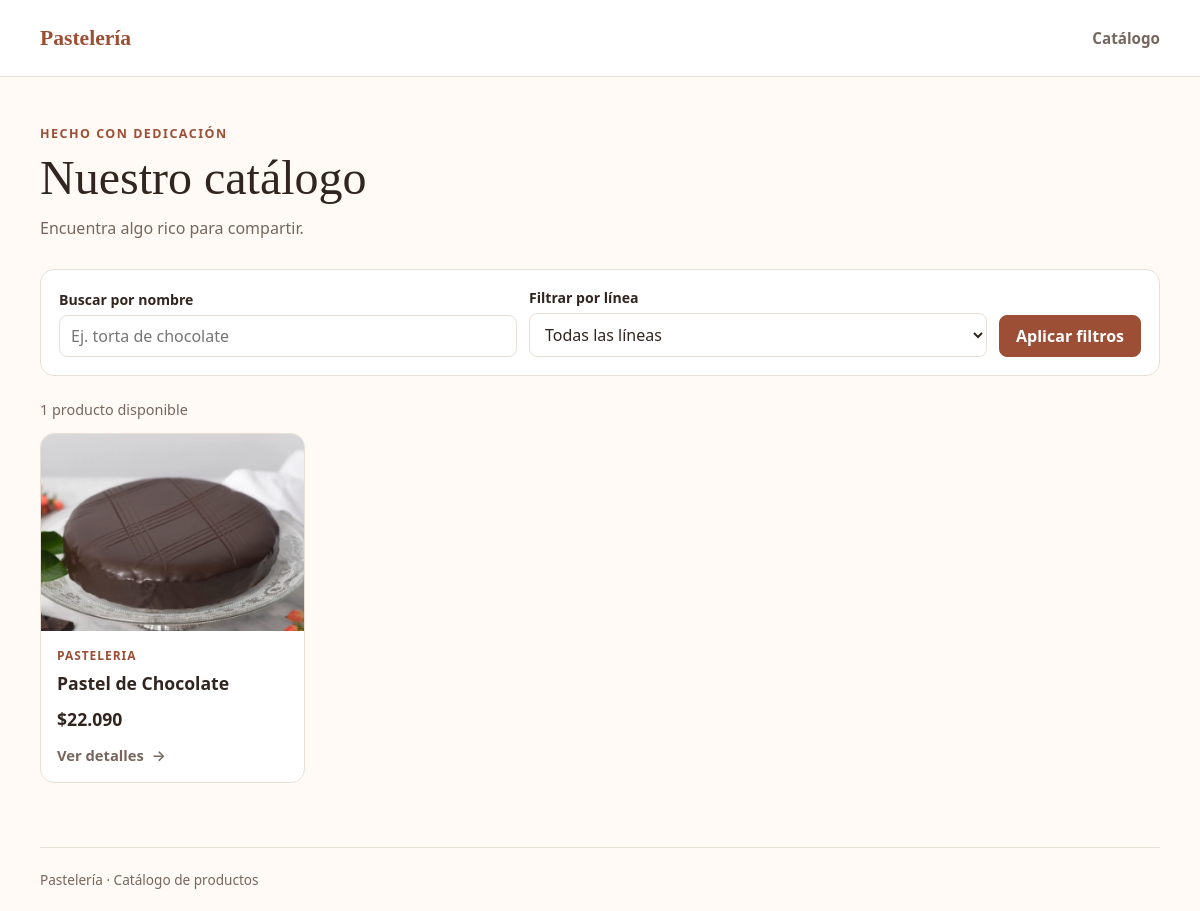
The app's page /, older data.
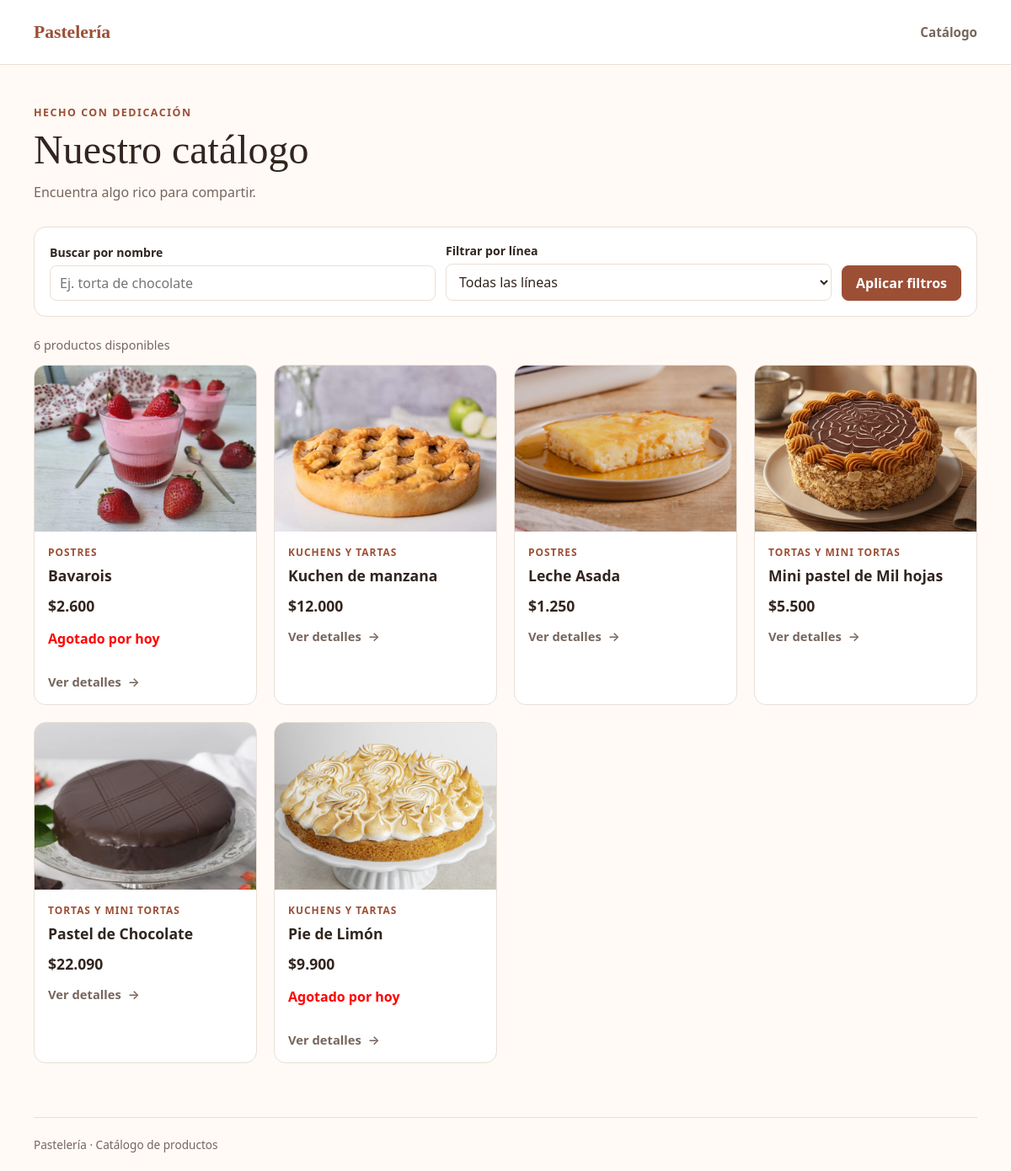
The same page, newer data.
### pasteleria/models.py (models this page shows, shortened)
class Producto(models.Model):
    Linea = models.ForeignKey(
        Linea,
        on_delete=models.CASCADE
    )
    nombre = models.CharField(max_length=30)
    descripcion = models.TextField()
    imagen = models.ImageField(upload_to='productos/', null=True, blank=True)
    porciones = models.SmallIntegerField()
    aptoceliacos = models.BooleanField(default=False)
    stock = models.SmallIntegerField()
    precio = models.IntegerField()
    disponibleparaventa = models.BooleanField()

class Linea(models.Model):
    nombre = models.CharField(max_length=30)
    class Meta:
        constraints = [
            models.UniqueConstraint(
                Lower(Trim('nombre')), name='linea_nombre_unico',
                violation_error_message='Ya existe una línea con este nombre.',
            ),
        ]

### pasteleria/views.py (the view)
# urls.py: path('', views.catalogo, name='catalogo'),
def catalogo(request):
    nombre = request.GET.get('nombre', '').strip()
    linea_id = request.GET.get('linea', '').strip()
    productos = Producto.objects.filter(
        disponibleparaventa=True
    )
    if nombre:
        productos = productos.filter(nombre__icontains=nombre)
    if linea_id:
        if linea_id.isdecimal():
            productos = productos.filter(Linea_id=int(linea_id))
        else:
            productos = productos.none()
    productos = productos.select_related('Linea').only(
        'id', 'nombre', 'imagen', 'stock', 'precio', 'Linea__nombre'
    ).order_by('nombre')
    lineas = Linea.objects.order_by('nombre')
    return render(request, 'index.html', {
        'productos': productos,
        'lineas': lineas,
        'nombre_buscado': nombre,
        'linea_seleccionada': linea_id,
        'filtros_aplicados': bool(nombre or linea_id),
    })

### pasteleria/templatetags/catalogo.py (called while the page is built)
@register.filter
def pesos_chilenos(value):
    return f"${int(value):,}".replace(",", ".")

### templates/index.html (shortened to what this page needs)
{% extends "base.html" %}
{% load catalogo %}
{% block content %}
<section class="intro">
    <p class="eyebrow">Hecho con dedicación</p>
    <h1>Nuestro catálogo</h1>
    <p class="intro-copy">Encuentra algo rico para compartir.</p>
</section>
<form class="catalog-filters" method="get" action="{% url 'catalogo' %}">
    <div class="filter-field">
        <label for="nombre">Buscar por nombre</label>
        <input id="nombre" name="nombre" type="search" value="{{ nombre_buscado }}" placeholder="Ej. torta de chocolate">
    </div>
    <div class="filter-field">
        <label for="linea">Filtrar por línea</label>
        <select id="linea" name="linea">
            <option value="">Todas las líneas</option>
        </select>
    </div>
    <div class="filter-actions">
        <button class="filter-button" type="submit">Aplicar filtros</button>
    </div>
</form>
{% if productos %}
    <p class="results-count">{{ productos|length }} producto{{ productos|length|pluralize:"s" }} disponible{{ productos|length|pluralize:"s" }}</p>
    <section class="product-grid" aria-label="Productos disponibles">
        {% for producto in productos %}
            <article class="product-card">
                {% if producto.imagen %}
                    <img class="product-image" src="{{ producto.imagen.url }}" alt="{{ producto.nombre }}">
                {% else %}
                    <div class="product-image image-placeholder" role="img" aria-label="Imagen no disponible para {{ producto.nombre }}">Imagen próximamente</div>
                {% endif %}
                <div class="product-info">
                    <p class="product-line">{{ producto.Linea.nombre }}</p>
                    <h2 class="product-name">{{ producto.nombre }}</h2>
                    <p class="product-price">{{ producto.precio|pesos_chilenos }}</p>
                    {% if producto.stock == 0 %}
                        <p><span style="color: red; font-weight: bold;">Agotado por hoy</span></p>
                    {% endif %}
                    <a class="product-link" href="{% url 'detalle' producto.pk %}">Ver detalles <span aria-hidden="true">→</span></a>
                </div>
            </article>
        {% endfor %}
    </section>
{% endif %}
{% endblock %}

### templates/base.html (shortened to what this page needs)
<!doctype html>
<html lang="es">
<head>
</head>
<body>
    <header class="site-header">
        <div class="header-inner">
            <a class="brand" href="{% url 'catalogo' %}">Pastelería</a>
            <nav class="main-nav" aria-label="Menú principal">
                <a href="{% url 'catalogo' %}">Catálogo</a>
            </nav>
        </div>
    </header>
    <main>
        {% block content %}{% endblock %}
    </main>
    <footer class="site-footer">
        <div>Pastelería · Catálogo de productos</div>
    </footer>
</body>
</html>

### templates/base.html (style rules this page uses)
:root { --ink: #32251f; --muted: #76665d; --accent: #9c4f35; --paper: #fffaf5; --line: #eadfd6; }
* { box-sizing: border-box; }
body { margin: 0; background: var(--paper); color: var(--ink); font-family: system-ui, -apple-system, "Segoe UI", sans-serif; }
a { color: inherit; }
.site-header { border-bottom: 1px solid var(--line); background: #fff; }
.header-inner, main, .site-footer { width: min(1120px, calc(100% - 40px)); margin: 0 auto; }
.header-inner { min-height: 76px; display: flex; align-items: center; justify-content: space-between; gap: 20px; }
.brand { color: var(--accent); font-family: Georgia, "Times New Roman", serif; font-size: 1.35rem; font-weight: 700; text-decoration: none; }
.main-nav a { color: var(--muted); font-size: .95rem; font-weight: 600; text-decoration: none; }
main { min-height: calc(100vh - 140px); padding: 48px 0 64px; }
.site-footer { padding: 22px 0; border-top: 1px solid var(--line); color: var(--muted); font-size: .85rem; }

### templates/index.html (style rules this page uses)
.intro { margin-bottom: 30px; }
.eyebrow { margin: 0 0 8px; color: var(--accent); font-size: .78rem; font-weight: 700; letter-spacing: .12em; text-transform: uppercase; }
h1 { margin: 0; font-family: Georgia, "Times New Roman", serif; font-size: clamp(2rem, 5vw, 3rem); font-weight: 500; }
.intro-copy { margin: 12px 0 0; color: var(--muted); }
.catalog-filters { display: flex; flex-wrap: wrap; align-items: end; gap: 12px; margin: 24px 0; padding: 18px; border: 1px solid var(--line); border-radius: 14px; background: #fff; }
.filter-field { display: grid; flex: 1 1 220px; gap: 6px; }
.filter-field label { font-size: .88rem; font-weight: 650; }
.filter-field input, .filter-field select { width: 100%; min-height: 42px; padding: 9px 11px; border: 1px solid var(--line); border-radius: 8px; background: #fff; color: var(--ink); font: inherit; }
.filter-actions { display: flex; flex-wrap: wrap; gap: 10px; align-items: center; }
.filter-button { min-height: 42px; padding: 9px 16px; border: 1px solid var(--accent); border-radius: 8px; background: var(--accent); color: #fff; cursor: pointer; font: inherit; font-weight: 650; text-decoration: none; }
.results-count { margin: 0 0 14px; color: var(--muted); font-size: .9rem; }
.product-grid { display: grid; grid-template-columns: repeat(auto-fill, minmax(235px, 1fr)); gap: 20px; }
.product-card { overflow: hidden; border: 1px solid var(--line); border-radius: 14px; background: #fff; }
.product-image { display: grid; width: 100%; aspect-ratio: 4 / 3; place-items: center; background: #f3e9df; color: #80685a; object-fit: cover; }
.product-info { padding: 16px; }
.product-line { margin: 0 0 7px; color: var(--accent); font-size: .75rem; font-weight: 700; letter-spacing: .08em; text-transform: uppercase; }
.product-name { margin: 0; font-size: 1.1rem; }
.product-price { margin: 12px 0 0; font-size: 1.1rem; font-weight: 750; }
.product-link { display: inline-flex; align-items: center; gap: 8px; margin-top: 14px; color: var(--muted); font-size: .92rem; font-weight: 600; text-decoration: none; transition: color .2s ease; }

Row changes from the older to the newer data that the page shows:
added Producto: imagen (picture), Linea.nombre "POSTRES", nombre "Bavarois", precio|pesos_chilenos "$2.600", stock "Agotado por hoy"
added Producto: imagen (picture), Linea.nombre "KUCHENS Y TARTAS", nombre "Kuchen de manzana", precio|pesos_chilenos "$12.000"
added Producto: imagen (picture), Linea.nombre "POSTRES", nombre "Leche Asada", precio|pesos_chilenos "$1.250"
added Producto: imagen (picture), Linea.nombre "TORTAS Y MINI TORTAS", nombre "Mini pastel de Mil hojas", precio|pesos_chilenos "$5.500"
changed through a linked row, Producto "Pastel de Chocolate": Linea.nombre "PASTELERIA" → "TORTAS Y MINI TORTAS"
added Producto: imagen (picture), Linea.nombre "KUCHENS Y TARTAS", nombre "Pie de Limón", precio|pesos_chilenos "$9.900", stock "Agotado por hoy"
Text that changed along with them:
{{ productos|length }}: "1" → "6"
